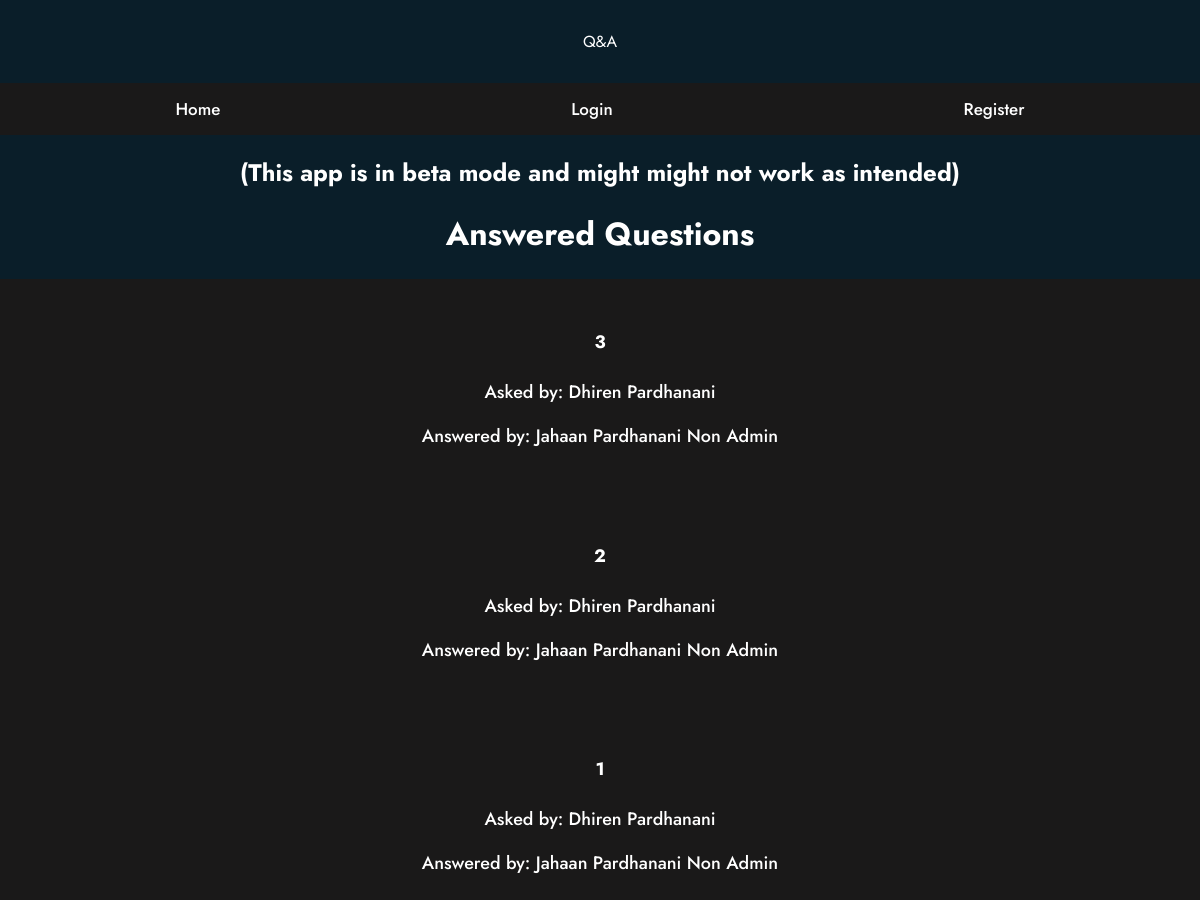
Page /home (upper part) on the earlier database version.
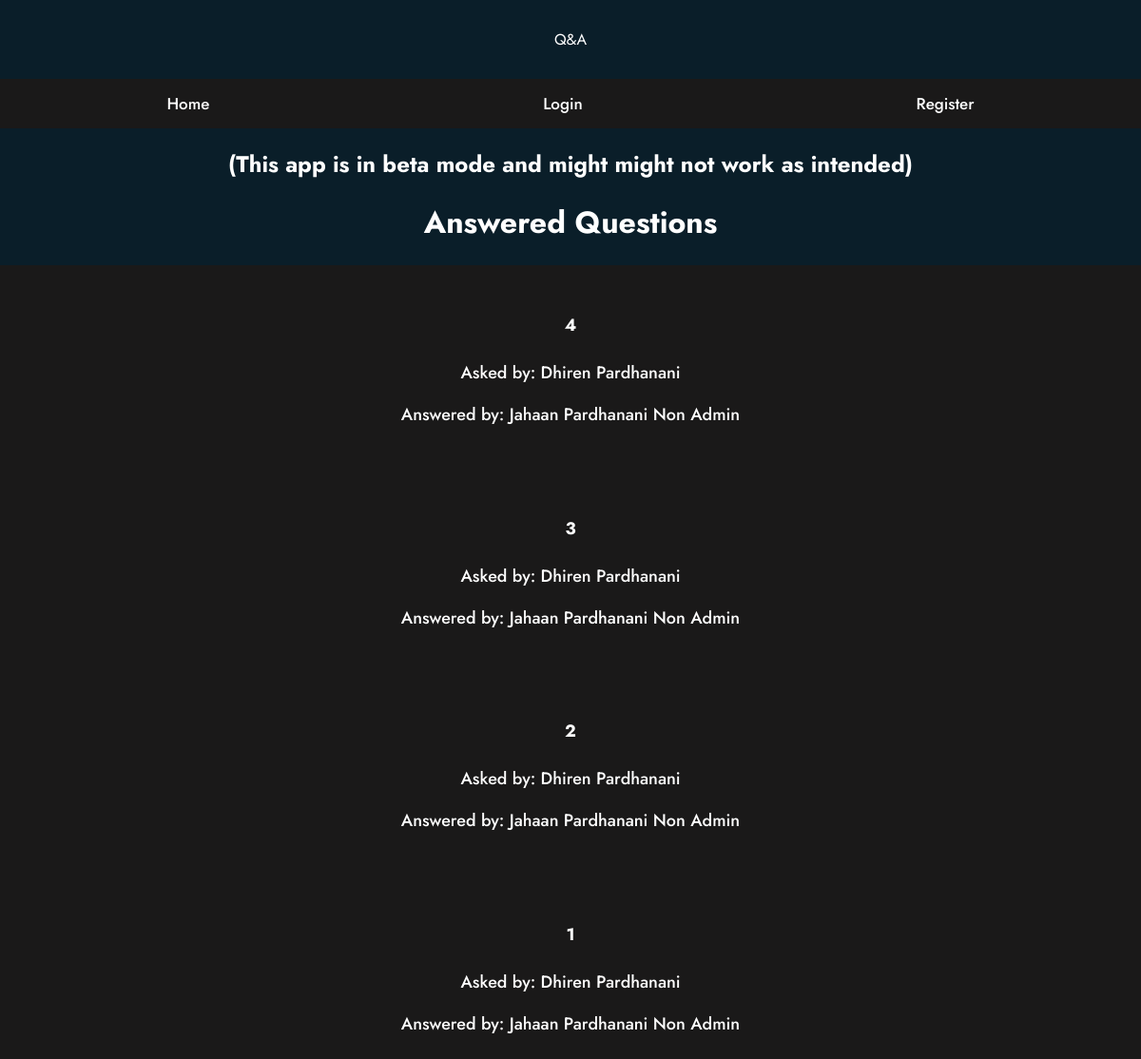
Same page on the later database version.
### tables this page shows
CREATE TABLE questions(
    id integer primary key autoincrement,
    question_text text not null,
    answer_text text,
    asked_by_id integer not null,
    expert_id integer not null
);

CREATE TABLE users(
    id integer primary key autoincrement,
    name_text text not null,
    password_text text not null,
    expert_boolean boolean not null,
    admin_boolean boolean not null
);

### app.py (the view)
@app.route("/")
@app.route("/home")
def home():
    user = get_current_user()
    db = get_db()
    questions_cur = db.execute('''
                                    select
                                    questions.id as question_id,
                                    questions.question_text,
                                    askers.name_text as asker_name,
                                    experts.name_text as expert_name
                                    from questions
                                    join users as askers on askers.id = questions.asked_by_id
                                    join users as experts on experts.id = questions.expert_id
                                    where questions.answer_text is not null order by questions.id desc''')
    questions_result = questions_cur.fetchall()
    return render_template("home.html", user=user, question=questions_result)

### app.py (called while the page is built)
def get_current_user():
    user_result = None
    if "user" in session:
        user = session["user"]
        db = get_db()
        user_cur = db.execute(
            "select id, name_text, password_text, expert_boolean, admin_boolean from users where name_text = ?", [user])
        user_result = user_cur.fetchone()
    return user_result

### database.py (called while the page is built)
def connect_db():
    sql = sqlite3.connect(
        "/Users/jahaan/OneDrive/Programming/webapp/Forum/questions.db")
    print("True")
    sql.row_factory = sqlite3.Row
    return sql

def get_db():
    if not hasattr(g, "sqlite_db"):
        g.sqlite_db = connect_db()
    return g.sqlite_db

### templates/home.html (shortened to what this page needs)
{% from "show_links.html" import show_links %}
<!DOCTYPE html>
<html lang="en">
  <head>
    <link rel="stylesheet" href="/static/style.css">
  </head>
  <body>
         <div class="header">Q&A</div>
         {{ show_links(user) }}
        <h1>Answered Questions</h1>
        <div class="container">
          {% for q in question %}
            <a href="{{url_for("question", question_id = q["question_id"])}}">
              <h4>{{q["question_text"]}}</h4>
              <p>Asked by: {{q["asker_name"]}}</p>
              <p>Answered by: {{q["expert_name"]}}</p>
            </a>
            <br>
            {% endfor %}
          </div><br>
  </body>
</html>

Differences in the rows shown:
now on this page (row edited): questions: question_text "4", asker_name "Dhiren Pardhanani", expert_name "Jahaan Pardhanani Non Admin"
